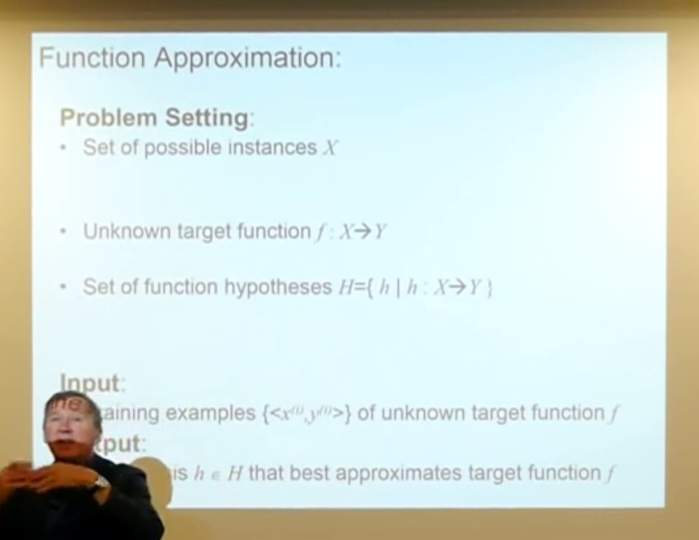
#> input picture Dataset/02_1/3.jpg, 1398 x 1080 px (shown at 1/2 size); its folder holds only this picture in this run
$ python test.py
#> lines starting #> are read from the running program, lines starting #| are printed output that depends on the picture; after the words box and inside, x2 and y2 are one past the last pixel; in counts of white or black regions, pixels touching at a corner belong together
import cv2 as cv
import os
import matplotlib.pyplot as plt
import numpy as np
from pprint import *
from tqdm import tqdm
import math

def edge_detection(im):
    im = cv.adaptiveThreshold(im, 255, cv.ADAPTIVE_THRESH_GAUSSIAN_C, cv.THRESH_BINARY, 11, 2)
    im = cv.GaussianBlur( im, (3,3), 0);
    dx = cv.Sobel(im, cv.CV_64F, 1, 0, ksize=5)
    dy = cv.Sobel(im, cv.CV_64F, 0, 1, ksize=5)
    gradient = np.sqrt(np.multiply(dx, dx) + np.multiply(dy, dy))
    max_val = np.amax(gradient)
    min_val = np.amin(gradient)
    norm_gradient = np.around(255 * (gradient - min_val) / (max_val - min_val))
    norm_gradient = norm_gradient.astype(np.uint8)
    return norm_gradient

def testing():
    slides = []
    slide_name = []
    ppt = []
    ppt_name = []
    ans_range = []
    index = 0
    for folder in tqdm(os.listdir('Dataset')):
        index_start = index
        for filename in os.listdir('Dataset/' + folder):
            img = cv.imread(os.path.join("Dataset", folder, filename))
#> img is the input picture: shape (1080, 1398, 3); mean B, G, R 212.5, 219, 207.6
            imgray = cv.cvtColor(img, cv.COLOR_BGR2GRAY)
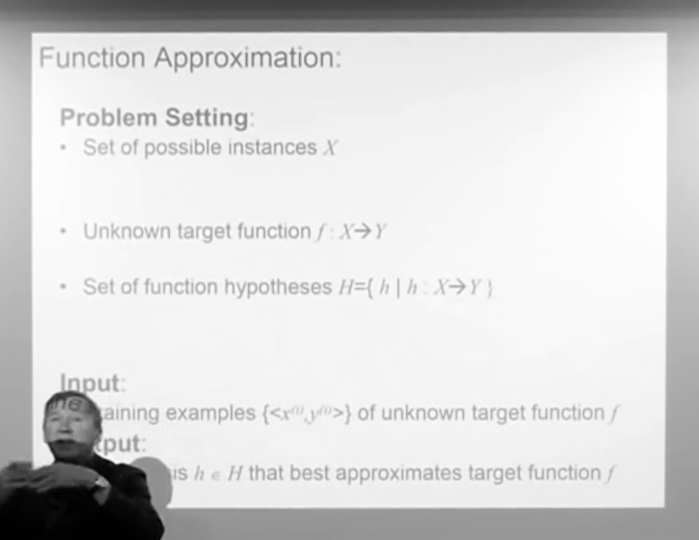
#> imgray: shape (1080, 1398) (shown at 1/2 size); min 0, max 255, mean 214.8
            h, w, _ = img.shape
#> h = 1080; w = 1398
            edgy = edge_detection(imgray)
#> in edge_detection, `im = cv.adaptiveThreshold(im, 255, cv.ADAPTIVE_THRESH_GAUSSIAN_C, cv.T..`:
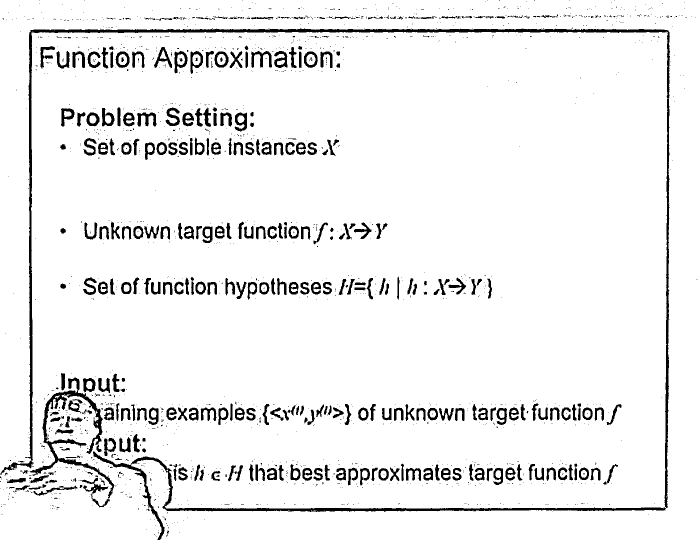
#> im: shape (1080, 1398) (shown at 1/2 size); 93.6% white; 1731 black regions (1411 under 20 px), largest, box (x1, y1, x2, y2) and area: (1, 57, 1341, 1080) 24752, (59, 780, 229, 1015) 5159, (502, 102, 544, 136) 597
#> in edge_detection, `dx = cv.Sobel(im, cv.CV_64F, 1, 0, ksize=5)`:
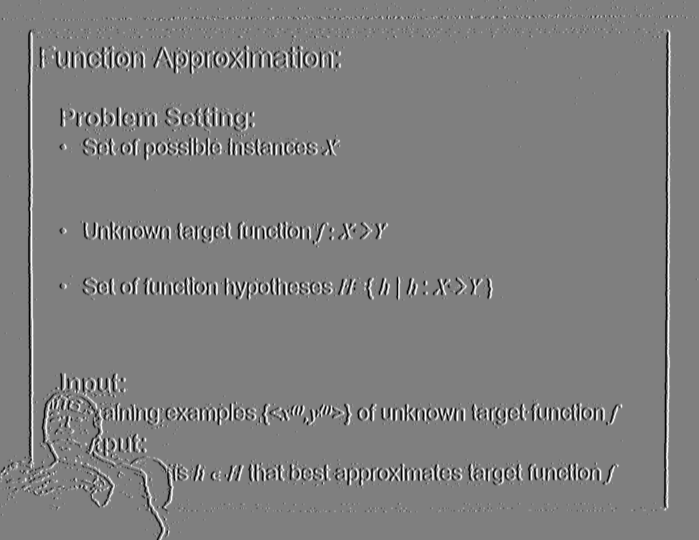
#> dx: shape (1080, 1398) float64 (shown at 1/2 size); min -10192, max 10192, mean 0.2; drawn with min black and max white
#> in edge_detection, `dy = cv.Sobel(im, cv.CV_64F, 0, 1, ksize=5)`:
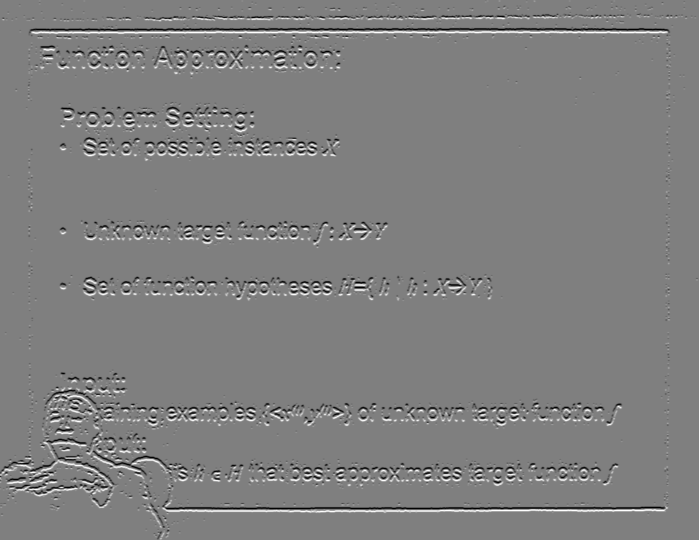
#> dy: shape (1080, 1398) float64 (shown at 1/2 size); min -10192, max 10192, mean 0; drawn with min black and max white
#> in edge_detection, `gradient = np.sqrt(np.multiply(dx, dx) + np.multiply(dy, dy))`:
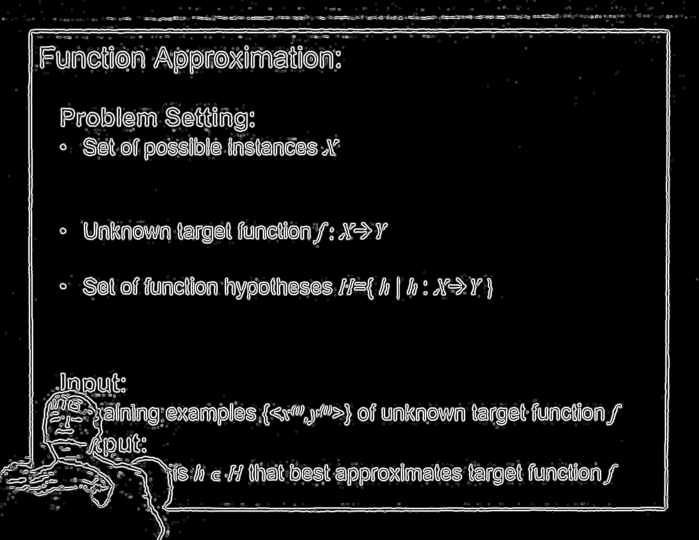
#> gradient: shape (1080, 1398) float64 (shown at 1/2 size); min 0, max 10679.5, mean 853.5; drawn with min black and max white
#> in edge_detection, `max_val = np.amax(gradient)`: max_val = 10679.5
#> in edge_detection, `min_val = np.amin(gradient)`: min_val = 0
            if filename == 'ppt.jpg':
                img = edgy
                ppt.append(img)
                ppt_name.append(folder+" "+filename)
            else:
                img = edgy
                slide_name.append(folder+" "+filename)
                slides.append(img)
                index = index + 1
        ans_range.append((index_start, index-1))
#> pass 2 of the loop in testing, `for folder in tqdm(os.listdir('Dataset')):`:
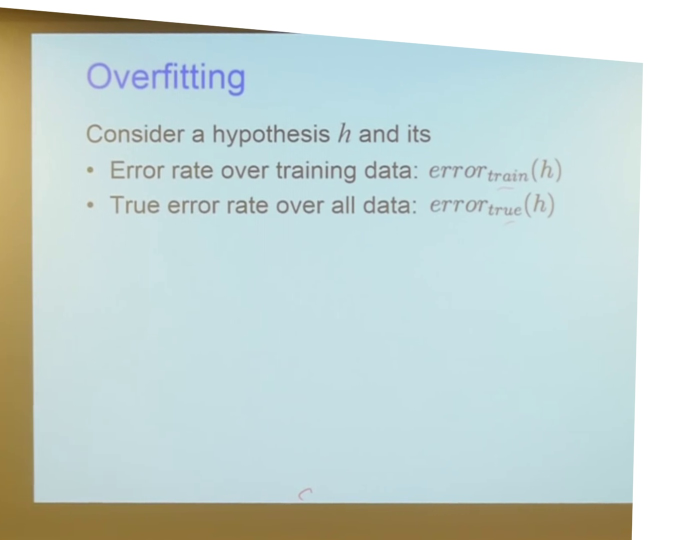
#> input picture Dataset/02_10/2.jpg, 1398 x 1080 px (shown at 1/2 size)
#> in testing, img is the input picture: shape (1080, 1398, 3); mean B, G, R 211, 214.2, 199
#> in edge_detection (call 2), `im = cv.adaptiveThreshold(im, 255, cv.ADAPTIVE_THRESH_GAUSSIAN_C, cv.T..`:
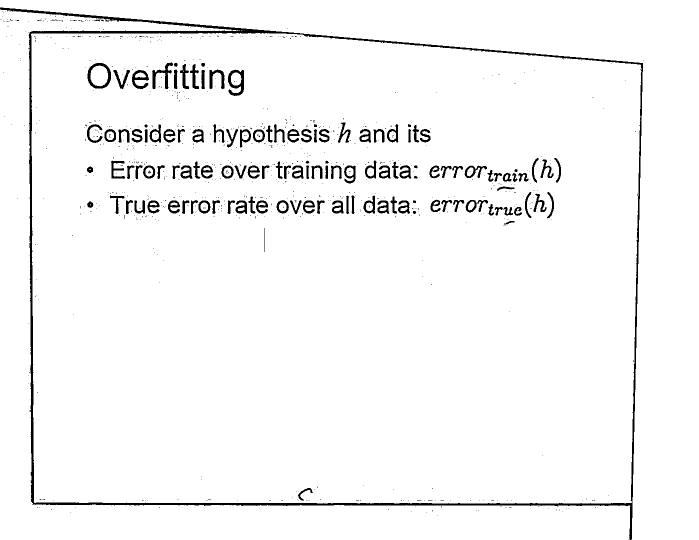
#> im: shape (1080, 1398) (shown at 1/2 size); 96.5% white; 827 black regions (699 under 20 px), largest, box (x1, y1, x2, y2) and area: (0, 15, 1286, 1080) 20655, (456, 139, 488, 192) 799, (175, 126, 222, 177) 791
#> in edge_detection (call 2), `gradient = np.sqrt(np.multiply(dx, dx) + np.multiply(dy, dy))`:
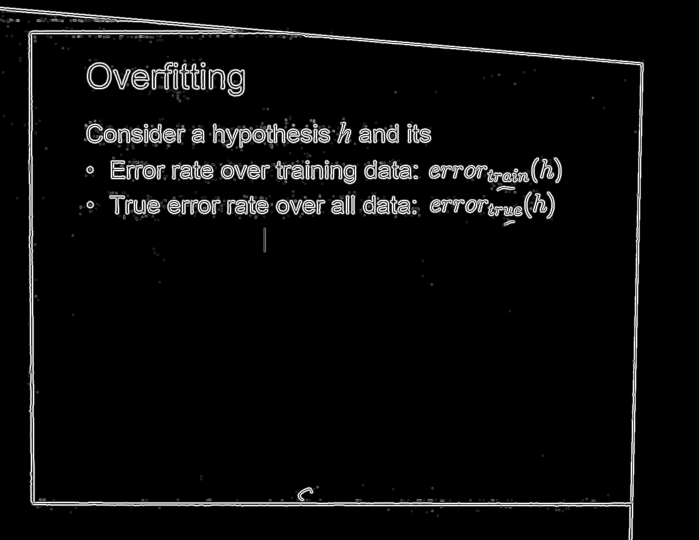
#> gradient: shape (1080, 1398) float64 (shown at 1/2 size); min 0, max 10679.5, mean 499.9; drawn with min black and max white
#> pass 3 of the loop in testing, `for folder in tqdm(os.listdir('Dataset')):`:
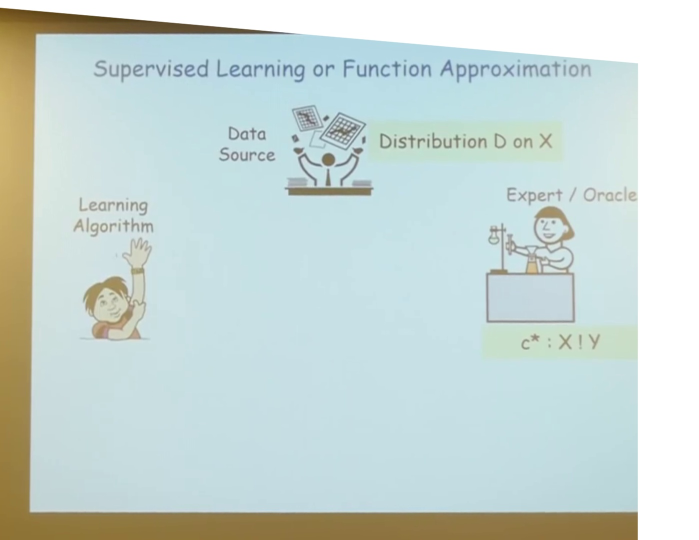
#> input picture Dataset/02_17/0.jpg, 1398 x 1080 px (shown at 1/2 size)
#> in testing, img is the input picture: shape (1080, 1398, 3); mean B, G, R 211.9, 215.5, 200.6
#> in edge_detection (call 4), `im = cv.adaptiveThreshold(im, 255, cv.ADAPTIVE_THRESH_GAUSSIAN_C, cv.T..`:
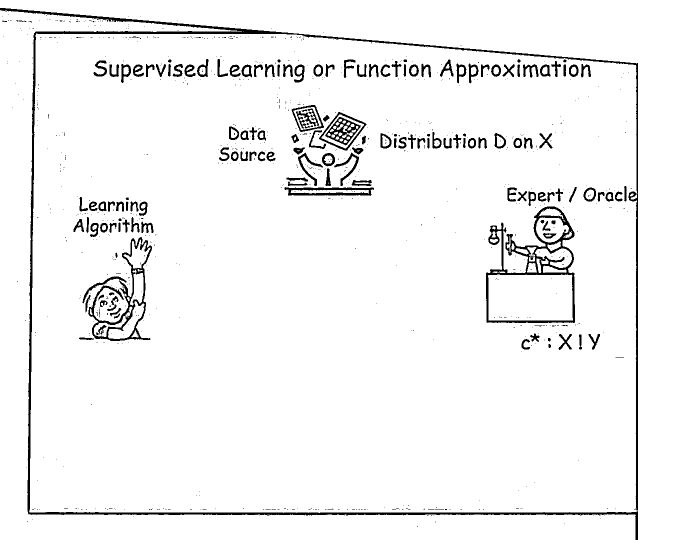
#> im: shape (1080, 1398) (shown at 1/2 size); 95.6% white; 910 black regions (757 under 20 px), largest, box (x1, y1, x2, y2) and area: (0, 16, 1276, 1080) 21216, (972, 413, 1150, 646) 7224, (165, 474, 304, 682) 4776
#> in edge_detection (call 4), `gradient = np.sqrt(np.multiply(dx, dx) + np.multiply(dy, dy))`:
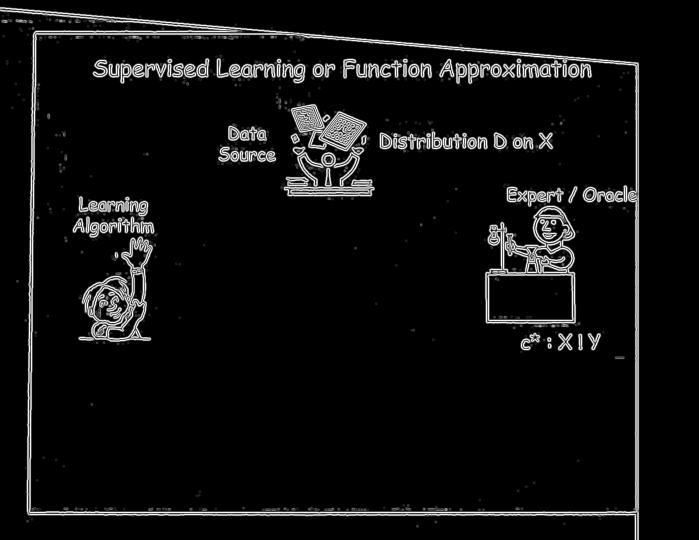
#> gradient: shape (1080, 1398) float64 (shown at 1/2 size); min 0, max 10679.5, mean 626.1; drawn with min black and max white
    slide_index = 0
    correct = 0
    wrong = 0
    for img in tqdm(slides):
        mx = -100000.0
        idx = -1
        ppt_index = 0
        for possibility in ppt:
            h, w = img.shape
            img_mean = img.mean()
            img_dev = img.std()
            img_normalized = [(x - img_mean)/img_dev for x in img]
            resized_possibility = cv.resize(possibility, (w, h))
            resized_mean = resized_possibility.mean()
            resized_dev = resized_possibility.std()
            resized_normalized = [(x - resized_mean)/resized_dev for x in resized_possibility]
            numerator = np.sum(np.multiply(img_normalized, resized_possibility))
            denominator = np.sqrt(np.multiply(np.sum(np.square(img_normalized)),
                np.sum(np.square(resized_possibility))))
            cur_max = numerator/denominator
            if cur_max > mx:
                mx = cur_max
                idx = ppt_index
            ppt_index = ppt_index + 1
        if ans_range[idx][0] > slide_index or ans_range[idx][1] < slide_index:
            print(ans_range[idx], slide_index)
            print("Error ",slide_name[slide_index], " ",ppt_name[idx]," ", cur_max)
            newpath = os.path.join("Error_v6", str(wrong))
            if not os.path.exists(newpath):
                os.makedirs(newpath)
            cv.imwrite(os.path.join(newpath , str(slide_name[slide_index])), slides[slide_index])
            cv.imwrite(os.path.join(newpath , str(ppt_name[idx])), ppt[idx])
            wrong = wrong + 1
        else:
            correct = correct + 1
            print(slide_name[slide_index])
        slide_index = slide_index + 1
#> this loop made 3 passes
#> pass 2, in testing, `cv.imwrite(os.path.join(newpath , str(ppt_name[idx])), ppt[idx])`:
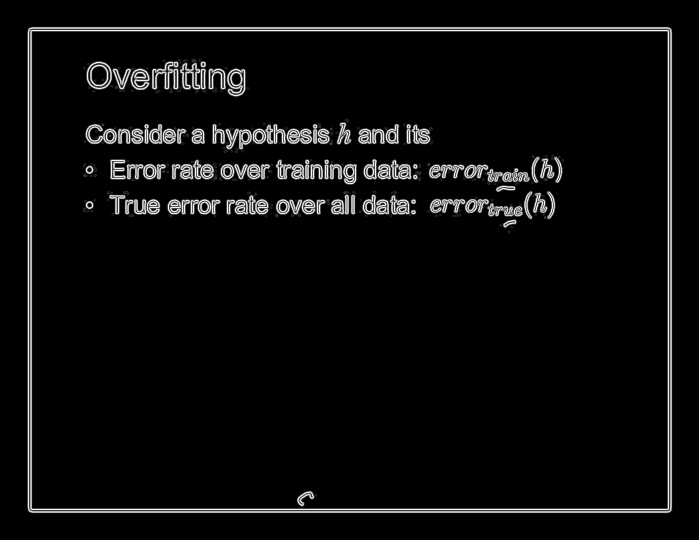
#> saved as 02_10 ppt.jpg: shape (1080, 1398) (shown at 1/2 size); min 0, max 255, mean 11.3
    print("Correct : ", correct, "Wrong : ", wrong, "Total : ", correct+wrong)
testing()
